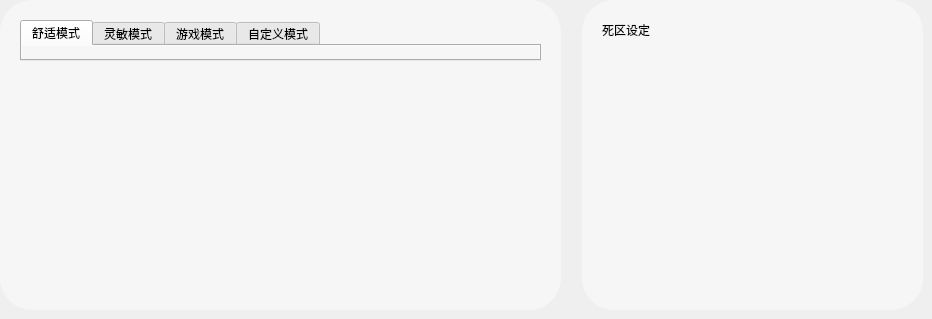
           <widget class="QWidget" name="page1">
            <property name="styleSheet">
             <string notr="true"/>
            </property>
            <widget class="QFrame" name="frameBR">
             <property name="geometry">
              <rect>
               <x>582</x>
               <y>0</y>
               <width>341</width>
               <height>310</height>
              </rect>
             </property>
             <property name="minimumSize">
              <size>
               <width>303</width>
               <height>0</height>
              </size>
             </property>
             <property name="styleSheet">
              <string notr="true">QFrame{background-color: #F6F6F6;border-radius:32px;}</string>
             </property>
             <property name="frameShape">
              <enum>QFrame::Shape::StyledPanel</enum>
             </property>
             <property name="frameShadow">
              <enum>QFrame::Shadow::Raised</enum>
             </property>
             <widget class="ModuleLinear" name="frameDead">
              <property name="geometry">
               <rect>
                <x>20</x>
                <y>74</y>
                <width>303</width>
                <height>221</height>
               </rect>
              </property>
              <property name="minimumSize">
               <size>
                <width>303</width>
                <height>0</height>
               </size>
              </property>
              <property name="styleSheet">
               <string notr="true">QFrame{background-color: #F6F6F6;border-radius:32px;}</string>
              </property>
              <property name="frameShape">
               <enum>QFrame::Shape::StyledPanel</enum>
              </property>
              <property name="frameShadow">
               <enum>QFrame::Shadow::Raised</enum>
              </property>
             </widget>
             <widget class="QLabel" name="labelTitle2">
              <property name="geometry">
               <rect>
                <x>20</x>
                <y>20</y>
                <width>261</width>
                <height>20</height>
               </rect>
              </property>
              <property name="text">
               <string>死区设定</string>
              </property>
             </widget>
            </widget>
            <widget class="QFrame" name="frameBM">
             <property name="geometry">
              <rect>
               <x>0</x>
               <y>0</y>
               <width>561</width>
               <height>310</height>
              </rect>
             </property>
             <property name="styleSheet">
              <string notr="true">QFrame{background-color: #F6F6F6;border-radius:32px;}</string>
             </property>
             <property name="frameShape">
              <enum>QFrame::Shape::StyledPanel</enum>
             </property>
             <property name="frameShadow">
              <enum>QFrame::Shadow::Raised</enum>
             </property>
             <widget class="ModuleLinear" name="frame_5">
              <property name="geometry">
               <rect>
                <x>240</x>
                <y>74</y>
                <width>303</width>
                <height>221</height>
               </rect>
              </property>
              <property name="minimumSize">
               <size>
                <width>303</width>
                <height>0</height>
               </size>
              </property>
              <property name="styleSheet">
               <string notr="true">QFrame{background-color: #F6F6F6;border-radius:32px;}</string>
              </property>
              <property name="frameShape">
               <enum>QFrame::Shape::StyledPanel</enum>
              </property>
              <property name="frameShadow">
               <enum>QFrame::Shadow::Raised</enum>
              </property>
             </widget>
             <widget class="NewTabWidget" name="tabWidget">
              <property name="geometry">
               <rect>
                <x>20</x>
                <y>20</y>
                <width>521</width>
                <height>41</height>
               </rect>
              </property>
              <property name="currentIndex">
               <number>0</number>
              </property>
              <widget class="QWidget" name="tab1">
               <attribute name="title">
                <string>舒适模式</string>
               </attribute>
              </widget>
              <widget class="QWidget" name="tab2">
               <attribute name="title">
                <string>灵敏模式</string>
               </attribute>
              </widget>
              <widget class="QWidget" name="tab3">
               <attribute name="title">
                <string>游戏模式</string>
               </attribute>
              </widget>
              <widget class="QWidget" name="tab4">
               <attribute name="title">
                <string>自定义模式</string>
               </attribute>
              </widget>
             </widget>
             <widget class="QLabel" name="label_2">
              <property name="geometry">
               <rect>
                <x>40</x>
                <y>70</y>
                <width>171</width>
                <height>221</height>
               </rect>
              </property>
              <property name="text">
               <string/>
              </property>
              <property name="pixmap">
               <pixmap resource="res.qrc">:/images/rt/zhouti.png</pixmap>
              </property>
              <property name="alignment">
               <set>Qt::AlignmentFlag::AlignCenter</set>
              </property>
             </widget>
            </widget>
           </widget>
